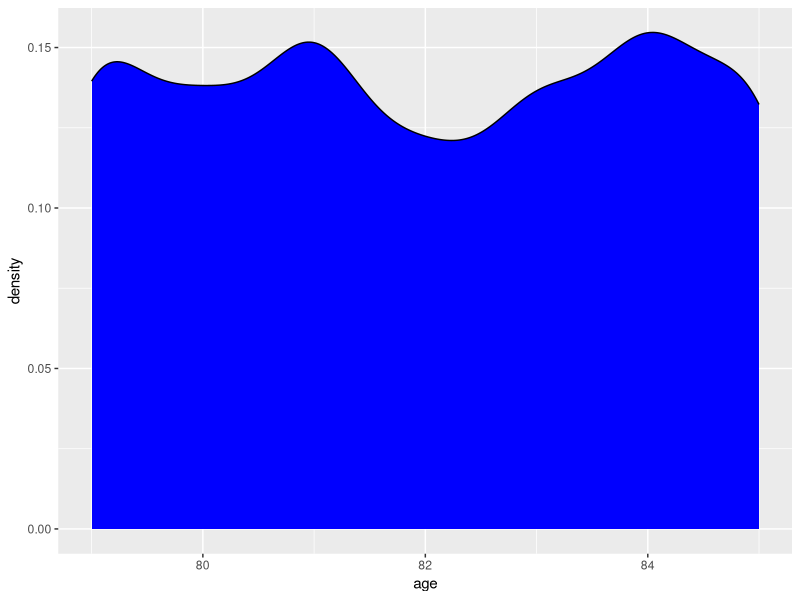
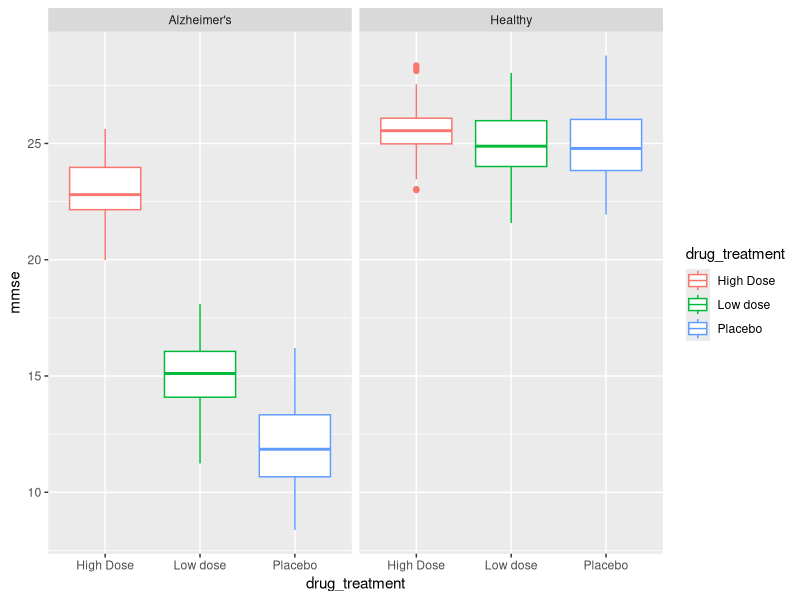
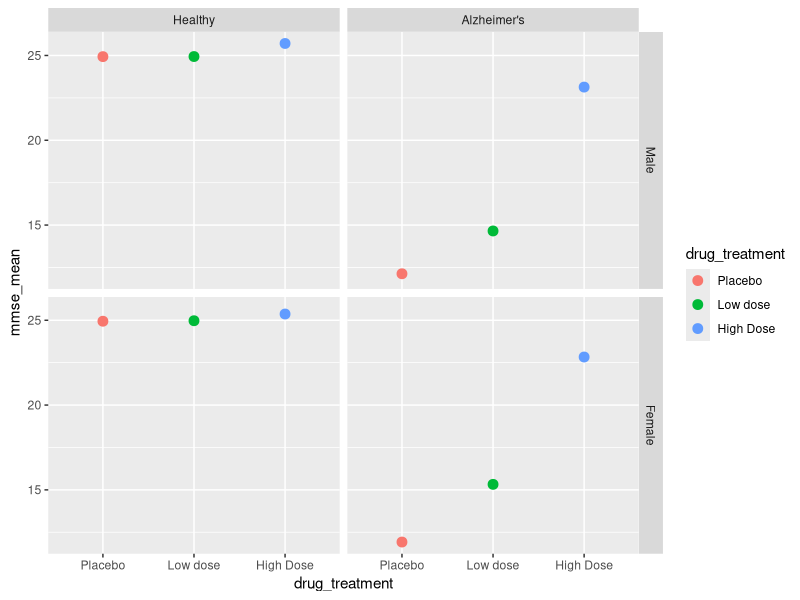
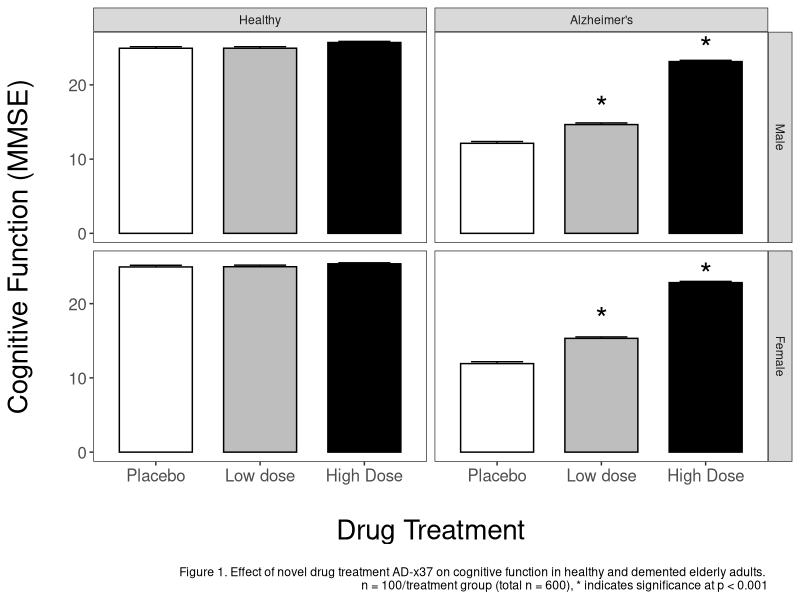
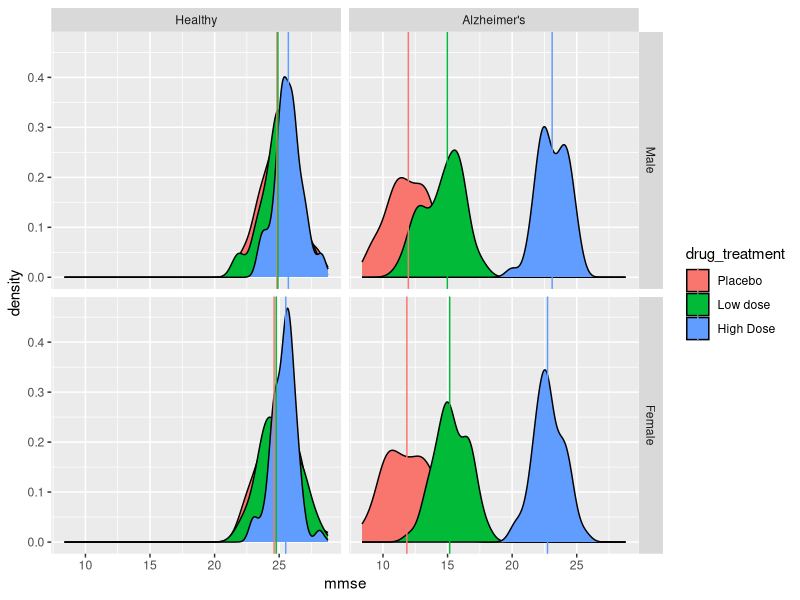
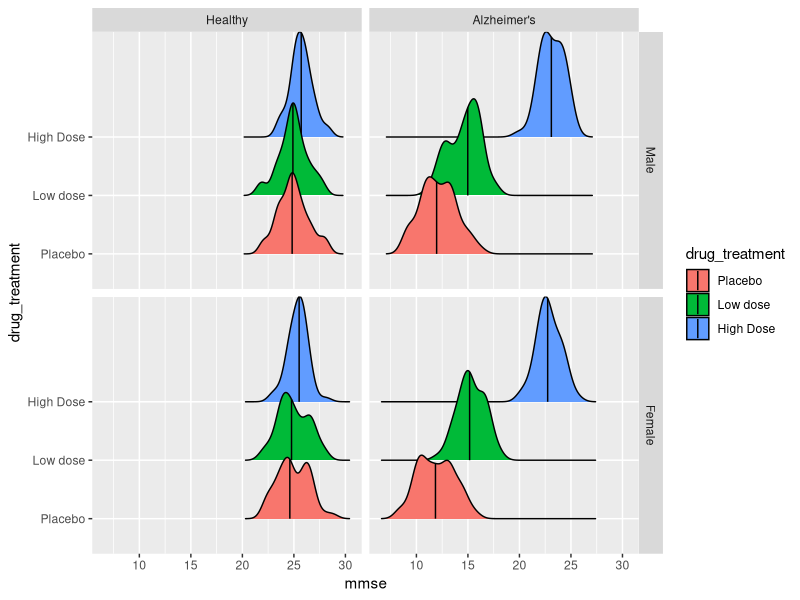

Write R code to recreate these figures, in order.
## ---- chunk 1
knitr::opts_chunk$set(echo = FALSE)
## ---- chunk 2
# Load libraries
library(tidyverse)
library(broom)
library(knitr)
library(readxl)
## ---- chunk 3
raw_df <- tibble::tribble(
                  ~age, ~sex, ~health_status, ~drug_treatment,            ~mmse,
                   80L,   0L,      "Healthy",       "Placebo", 24.7898757294475,
                   85L,   0L,      "Healthy",       "Placebo",  24.881922782358,
                   82L,   0L,      "Healthy",       "Placebo", 25.1090341667271,
                   80L,   0L,      "Healthy",       "Placebo", 24.9263624503099,
                   83L,   0L,      "Healthy",       "Placebo", 23.3884501324994,
                   79L,   0L,      "Healthy",       "Placebo", 24.1138958025632,
                   82L,   0L,      "Healthy",       "Placebo", 28.2032733410796,
                   79L,   0L,      "Healthy",       "Placebo", 26.9395881628318,
                   80L,   1L,      "Healthy",       "Placebo", 27.0740680559964,
                   79L,   0L,      "Healthy",       "Placebo", 24.4035043846296,
                   80L,   0L,      "Healthy",       "Placebo", 25.5046175020706,
                   79L,   1L,      "Healthy",       "Placebo", 26.1466531136342,
                   81L,   0L,      "Healthy",       "Placebo", 24.7708719059436,
                   83L,   1L,      "Healthy",       "Placebo", 24.4835505067031,
                   85L,   1L,      "Healthy",       "Placebo", 24.1827220668921,
                   81L,   0L,      "Healthy",       "Placebo", 27.6822377356971,
                   83L,   1L,      "Healthy",       "Placebo", 22.5995889631964,
                   85L,   0L,      "Healthy",       "Placebo", 23.4548294895484,
                   80L,   0L,      "Healthy",       "Placebo", 23.8560985601838,
                   80L,   1L,      "Healthy",       "Placebo", 24.7125730648372,
                   80L,   0L,      "Healthy",       "Placebo", 23.3000789137782,
                   85L,   0L,      "Healthy",       "Placebo", 25.5853814607848,
                   80L,   1L,      "Healthy",       "Placebo", 23.7800186466583,
                   83L,   0L,      "Healthy",       "Placebo", 23.6234248994184,
                   80L,   0L,      "Healthy",       "Placebo", 24.7783914598344,
                   82L,   0L,      "Healthy",       "Placebo", 25.2143474462921,
                   82L,   1L,      "Healthy",       "Placebo", 25.3450546677284,
                   84L,   0L,      "Healthy",       "Placebo", 26.2124554624955,
                   81L,   1L,      "Healthy",       "Placebo", 26.4934785988297,
                   81L,   1L,      "Healthy",       "Placebo", 27.8798504232144,
                   80L,   1L,      "Healthy",       "Placebo", 26.5740253414479,
                   82L,   1L,      "Healthy",       "Placebo", 24.5075841546988,
                   79L,   0L,      "Healthy",       "Placebo", 26.8790930136723,
                   81L,   1L,      "Healthy",       "Placebo", 23.7087076754018,
                   79L,   0L,      "Healthy",       "Placebo", 25.2969339238352,
                   84L,   0L,      "Healthy",       "Placebo", 25.0496368812432,
                   85L,   1L,      "Healthy",       "Placebo",  28.782618827845,
                   85L,   0L,      "Healthy",       "Placebo", 26.4585390201347,
                   82L,   0L,      "Healthy",       "Placebo", 24.2505061993126,
                   79L,   0L,      "Healthy",       "Placebo", 24.4250726938722,
                   85L,   0L,      "Healthy",       "Placebo", 23.6778820523577,
                   82L,   1L,      "Healthy",       "Placebo", 22.2928272644201,
                   85L,   1L,      "Healthy",       "Placebo", 23.3058611646072,
                   84L,   0L,      "Healthy",       "Placebo", 23.4909210268678,
                   84L,   1L,      "Healthy",       "Placebo", 22.1484156980334,
                   85L,   1L,      "Healthy",       "Placebo", 26.0128669421659,
                   79L,   0L,      "Healthy",       "Placebo", 24.5681960585279,
                   84L,   0L,      "Healthy",       "Placebo", 24.5332103751366,
                   80L,   1L,      "Healthy",       "Placebo", 26.7340456465974,
                   85L,   1L,      "Healthy",       "Placebo", 23.6578916879782,
                   83L,   0L,      "Healthy",       "Placebo", 22.3141993310651,
                   83L,   0L,      "Healthy",       "Placebo", 23.8421141215635,
                   82L,   0L,      "Healthy",       "Placebo", 25.7997587994896,
                   84L,   1L,      "Healthy",       "Placebo", 26.2677148193097,
                   80L,   1L,      "Healthy",       "Placebo", 24.5891353572652,
                   83L,   1L,      "Healthy",       "Placebo", 24.4900428706888,
                   83L,   0L,      "Healthy",       "Placebo", 25.0301549813202,
                   82L,   1L,      "Healthy",       "Placebo",  26.211991838037,
                   83L,   0L,      "Healthy",       "Placebo", 21.9403535204277,
                   81L,   1L,      "Healthy",       "Placebo", 26.0978728527968,
                   83L,   0L,      "Healthy",       "Placebo", 28.1133627120118,
                   84L,   0L,      "Healthy",       "Placebo", 22.0467192431737,
                   85L,   0L,      "Healthy",       "Placebo", 24.8301817903221,
                   85L,   1L,      "Healthy",       "Placebo",  24.606633902616,
                   80L,   0L,      "Healthy",       "Placebo",  26.244783068349,
                   83L,   0L,      "Healthy",       "Placebo",  25.885090969828,
                   80L,   0L,      "Healthy",       "Placebo", 23.3818937986046,
                   81L,   1L,      "Healthy",       "Placebo", 25.0598079418092,
                   79L,   0L,      "Healthy",       "Placebo", 26.5245393886272,
                   83L,   1L,      "Healthy",       "Placebo", 22.5467557037793,
                   84L,   0L,      "Healthy",       "Placebo", 27.7591856806797,
                   80L,   0L,      "Healthy",       "Placebo", 24.6511988774769,
                   79L,   0L,      "Healthy",       "Placebo", 22.9663322568317,
                   85L,   1L,      "Healthy",       "Placebo", 23.9998196854611,
                   85L,   1L,      "Healthy",       "Placebo", 24.9083843142131,
                   84L,   1L,      "Healthy",       "Placebo", 23.3357119930418,
                   82L,   0L,      "Healthy",       "Placebo",  24.634147823243,
                   79L,   1L,      "Healthy",       "Placebo", 24.6048836904884,
                   84L,   1L,      "Healthy",       "Placebo", 26.5691840491313,
                   85L,   1L,      "Healthy",       "Placebo",  26.254187069804,
                   83L,   0L,      "Healthy",       "Placebo", 22.9258671442738,
                   85L,   0L,      "Healthy",       "Placebo", 25.7546511367387,
                   79L,   1L,      "Healthy",       "Placebo", 26.0063838757291,
                   84L,   1L,      "Healthy",       "Placebo", 25.5883621108005,
                   85L,   1L,      "Healthy",       "Placebo", 24.5793849902452,
                   83L,   1L,      "Healthy",       "Placebo", 26.7948159548108,
                   82L,   1L,      "Healthy",       "Placebo", 24.3664165555196,
                   80L,   1L,      "Healthy",       "Placebo", 23.8186140635692,
                   79L,   1L,      "Healthy",       "Placebo", 23.1249254611195,
                   85L,   1L,      "Healthy",       "Placebo", 26.7776690649579,
                   79L,   1L,      "Healthy",       "Placebo", 25.7586315203948,
                   82L,   0L,      "Healthy",       "Placebo", 26.8551548727779,
                   81L,   0L,      "Healthy",       "Placebo", 25.7836951354077,
                   79L,   1L,      "Healthy",       "Placebo",  23.337104400067,
                   80L,   1L,      "Healthy",       "Placebo", 22.6185607675362,
                   79L,   1L,      "Healthy",       "Placebo", 23.9524751175957,
                   79L,   1L,      "Healthy",       "Placebo", 25.6307239254808,
                   83L,   0L,      "Healthy",       "Placebo", 25.5945305708496,
                   79L,   0L,      "Healthy",       "Placebo", 23.9838427257686,
                   81L,   0L,      "Healthy",       "Placebo", 25.1569810714692,
                   80L,   0L,      "Healthy",      "Low dose", 24.4802248226566,
                   79L,   0L,      "Healthy",      "Low dose", 27.3595116570684,
                   83L,   0L,      "Healthy",      "Low dose", 25.4072532606378,
                   85L,   1L,      "Healthy",      "Low dose", 23.6166448707275,
                   84L,   0L,      "Healthy",      "Low dose", 24.9042356478761,
                   79L,   0L,      "Healthy",      "Low dose", 24.1126599218866,
                   84L,   1L,      "Healthy",      "Low dose", 24.1998897774011,
                   84L,   1L,      "Healthy",      "Low dose", 25.7176129453105,
                   83L,   0L,      "Healthy",      "Low dose", 23.4661026369008,
                   81L,   0L,      "Healthy",      "Low dose", 23.9676381034556,
                   81L,   0L,      "Healthy",      "Low dose", 23.0655883801098,
                   81L,   0L,      "Healthy",      "Low dose", 25.1098463904274,
                   84L,   1L,      "Healthy",      "Low dose", 26.7038573158724,
                   80L,   0L,      "Healthy",      "Low dose", 23.8273801929302,
                   84L,   1L,      "Healthy",      "Low dose", 25.1675867045153,
                   83L,   1L,      "Healthy",      "Low dose", 26.6657505104138,
                   83L,   0L,      "Healthy",      "Low dose", 24.3033453578196,
                   84L,   0L,      "Healthy",      "Low dose", 24.8109450226496,
                   84L,   0L,      "Healthy",      "Low dose", 24.4325971751144,
                   81L,   1L,      "Healthy",      "Low dose", 23.9551397976599,
                   85L,   0L,      "Healthy",      "Low dose", 23.1061907585473,
                   79L,   1L,      "Healthy",      "Low dose", 24.6670870205438,
                   80L,   0L,      "Healthy",      "Low dose", 25.6658698733775,
                   85L,   0L,      "Healthy",      "Low dose", 24.9255871071137,
                   81L,   1L,      "Healthy",      "Low dose", 25.6387757186882,
                   81L,   1L,      "Healthy",      "Low dose", 24.7699866547934,
                   85L,   0L,      "Healthy",      "Low dose", 25.1600928700339,
                   84L,   0L,      "Healthy",      "Low dose", 26.8463796405324,
                   81L,   0L,      "Healthy",      "Low dose", 24.9245972277626,
                   82L,   0L,      "Healthy",      "Low dose", 23.6539934026344,
                   85L,   1L,      "Healthy",      "Low dose", 26.8102867339818,
                   79L,   1L,      "Healthy",      "Low dose", 27.8809152744109,
                   83L,   1L,      "Healthy",      "Low dose", 21.9155786752128,
                   84L,   1L,      "Healthy",      "Low dose", 25.7190166317773,
                   81L,   0L,      "Healthy",      "Low dose", 25.3627623760472,
                   81L,   1L,      "Healthy",      "Low dose", 23.8051499342003,
                   79L,   1L,      "Healthy",      "Low dose", 27.3349874835142,
                   85L,   1L,      "Healthy",      "Low dose", 28.0367432830347,
                   79L,   1L,      "Healthy",      "Low dose", 24.2481415332684,
                   80L,   0L,      "Healthy",      "Low dose", 25.5936711325823,
                   81L,   1L,      "Healthy",      "Low dose", 24.7444933709512,
                   81L,   0L,      "Healthy",      "Low dose", 25.2558455679549,
                   80L,   0L,      "Healthy",      "Low dose", 27.6706747426748,
                   79L,   1L,      "Healthy",      "Low dose",  25.842379285117,
                   80L,   1L,      "Healthy",      "Low dose", 26.7249642120611,
                   83L,   0L,      "Healthy",      "Low dose", 24.8670532744864,
                   80L,   0L,      "Healthy",      "Low dose", 25.3441487613768,
                   79L,   1L,      "Healthy",      "Low dose",  25.990097245618,
                   83L,   0L,      "Healthy",      "Low dose", 24.9799640312079,
                   83L,   0L,      "Healthy",      "Low dose", 23.4408499332861,
                   84L,   0L,      "Healthy",      "Low dose",  26.443728041226,
                   84L,   0L,      "Healthy",      "Low dose", 23.1153438115251,
                   83L,   1L,      "Healthy",      "Low dose", 24.2212521425528,
                   79L,   0L,      "Healthy",      "Low dose", 24.8341875442428,
                   80L,   1L,      "Healthy",      "Low dose", 26.3497017748336,
                   81L,   0L,      "Healthy",      "Low dose", 24.7634590410982,
                   79L,   1L,      "Healthy",      "Low dose", 23.4188875332863,
                   85L,   1L,      "Healthy",      "Low dose", 26.6868054519399,
                   81L,   1L,      "Healthy",      "Low dose", 23.7718280031959,
                   81L,   0L,      "Healthy",      "Low dose", 26.9007213566948,
                   79L,   1L,      "Healthy",      "Low dose", 22.6302886025151,
                   85L,   0L,      "Healthy",      "Low dose",  24.530721589078,
                   85L,   0L,      "Healthy",      "Low dose", 24.1947917765611,
                   85L,   1L,      "Healthy",      "Low dose", 26.4565715911481,
                   85L,   0L,      "Healthy",      "Low dose", 21.9359797610671,
                   79L,   1L,      "Healthy",      "Low dose", 25.3427055323056,
                   84L,   1L,      "Healthy",      "Low dose", 27.3508317228093,
                   84L,   0L,      "Healthy",      "Low dose", 25.7185698214763,
                   81L,   1L,      "Healthy",      "Low dose", 26.7297787480658,
                   83L,   1L,      "Healthy",      "Low dose", 23.2541920770406,
                   84L,   1L,      "Healthy",      "Low dose", 22.7407430903204,
                   83L,   1L,      "Healthy",      "Low dose", 24.0822440965366,
                   80L,   0L,      "Healthy",      "Low dose", 24.8992582060998,
                   81L,   1L,      "Healthy",      "Low dose", 23.7706319012994,
                   81L,   0L,      "Healthy",      "Low dose", 26.4378745585203,
                   81L,   1L,      "Healthy",      "Low dose", 26.4209238931333,
                   81L,   0L,      "Healthy",      "Low dose", 27.2102809903853,
                   82L,   1L,      "Healthy",      "Low dose", 23.2719649160955,
                   82L,   0L,      "Healthy",      "Low dose", 22.0132612335746,
                   84L,   0L,      "Healthy",      "Low dose", 25.3836009599068,
                   84L,   1L,      "Healthy",      "Low dose", 24.8998159665431,
                   81L,   1L,      "Healthy",      "Low dose", 24.1393043363011,
                   82L,   1L,      "Healthy",      "Low dose", 25.0520654854364,
                   81L,   1L,      "Healthy",      "Low dose", 24.4219898110364,
                   82L,   0L,      "Healthy",      "Low dose", 24.8616812196288,
                   79L,   1L,      "Healthy",      "Low dose", 24.7120005509269,
                   84L,   1L,      "Healthy",      "Low dose", 25.0987221241543,
                   82L,   0L,      "Healthy",      "Low dose", 21.5779108863454,
                   81L,   1L,      "Healthy",      "Low dose", 23.7202084472045,
                   81L,   1L,      "Healthy",      "Low dose", 22.1873931992195,
                   85L,   0L,      "Healthy",      "Low dose", 26.0816996386275,
                   84L,   0L,      "Healthy",      "Low dose", 25.9774005324249,
                   80L,   0L,      "Healthy",      "Low dose",  25.996139718667,
                   84L,   1L,      "Healthy",      "Low dose", 23.7454656878933,
                   85L,   1L,      "Healthy",      "Low dose", 24.2261527051798,
                   84L,   0L,      "Healthy",      "Low dose", 24.0228898738458,
                   80L,   0L,      "Healthy",      "Low dose", 24.5794984424005,
                   85L,   0L,      "Healthy",      "Low dose", 27.9551428159219,
                   79L,   1L,      "Healthy",      "Low dose", 24.7780711278632,
                   83L,   0L,      "Healthy",      "Low dose", 26.3336764200086,
                   85L,   1L,      "Healthy",     "High Dose", 25.4646315521493,
                   82L,   1L,      "Healthy",     "High Dose", 25.5284270856986,
                   84L,   0L,      "Healthy",     "High Dose", 26.0597871670414,
                   79L,   1L,      "Healthy",     "High Dose", 25.8284016651515,
                   80L,   1L,      "Healthy",     "High Dose", 25.7889864903757,
                   80L,   1L,      "Healthy",     "High Dose", 25.6971593022457,
                   81L,   0L,      "Healthy",     "High Dose", 25.8791205421019,
                   81L,   0L,      "Healthy",     "High Dose", 23.8624955057273,
                   80L,   0L,      "Healthy",     "High Dose", 25.3343276198956,
                   84L,   1L,      "Healthy",     "High Dose", 25.8477491126928,
                   80L,   1L,      "Healthy",     "High Dose", 25.1860993143064,
                   83L,   1L,      "Healthy",     "High Dose", 26.6508335853681,
                   85L,   0L,      "Healthy",     "High Dose", 25.1078795497226,
                   83L,   1L,      "Healthy",     "High Dose", 23.7470563306697,
                   80L,   0L,      "Healthy",     "High Dose", 24.8296396303433,
                   83L,   0L,      "Healthy",     "High Dose", 25.3327239209413,
                   79L,   0L,      "Healthy",     "High Dose", 27.0449492550876,
                   83L,   0L,      "Healthy",     "High Dose", 28.3538969211117,
                   80L,   1L,      "Healthy",     "High Dose", 26.0448873270272,
                   83L,   1L,      "Healthy",     "High Dose", 24.7173329492901,
                   85L,   0L,      "Healthy",     "High Dose", 26.9104559694507,
                   82L,   1L,      "Healthy",     "High Dose", 24.5063033260117,
                   85L,   1L,      "Healthy",     "High Dose", 25.5091384454546,
                   84L,   1L,      "Healthy",     "High Dose", 25.5694403137363,
                   81L,   0L,      "Healthy",     "High Dose", 24.6657878133788,
                   83L,   0L,      "Healthy",     "High Dose",  26.761420584346,
                   79L,   0L,      "Healthy",     "High Dose", 25.7102917497303,
                   81L,   0L,      "Healthy",     "High Dose",  24.410776952058,
                   82L,   1L,      "Healthy",     "High Dose", 26.4225664996526,
                   81L,   0L,      "Healthy",     "High Dose", 26.0261626825361,
                   82L,   0L,      "Healthy",     "High Dose", 27.5479309872398,
                   84L,   0L,      "Healthy",     "High Dose", 26.1428655894653,
                   84L,   0L,      "Healthy",     "High Dose", 25.0309338987604,
                   79L,   0L,      "Healthy",     "High Dose", 25.7480943382588,
                   79L,   1L,      "Healthy",     "High Dose", 24.9417120753419,
                   82L,   1L,      "Healthy",     "High Dose", 26.2478165344628,
                   80L,   0L,      "Healthy",     "High Dose", 26.0504791314699,
                   84L,   1L,      "Healthy",     "High Dose", 23.9422448489453,
                   83L,   1L,      "Healthy",     "High Dose", 24.3760784723559,
                   83L,   0L,      "Healthy",     "High Dose", 25.7401033047636,
                   81L,   1L,      "Healthy",     "High Dose", 25.9081174062964,
                   84L,   1L,      "Healthy",     "High Dose", 25.8416752497488,
                   80L,   0L,      "Healthy",     "High Dose", 23.8144496700492,
                   85L,   0L,      "Healthy",     "High Dose", 25.8552459411754,
                   80L,   0L,      "Healthy",     "High Dose", 27.3045314590082,
                   80L,   0L,      "Healthy",     "High Dose", 25.3811496550686,
                   81L,   1L,      "Healthy",     "High Dose", 28.1188598068334,
                   81L,   1L,      "Healthy",     "High Dose", 25.1381967594181,
                   85L,   0L,      "Healthy",     "High Dose", 25.4487663983509,
                   82L,   0L,      "Healthy",     "High Dose", 24.2822611292851,
                   82L,   1L,      "Healthy",     "High Dose", 25.2821659746866,
                   85L,   0L,      "Healthy",     "High Dose", 26.0217240252471,
                   83L,   0L,      "Healthy",     "High Dose",  23.627544670518,
                   82L,   1L,      "Healthy",     "High Dose", 22.9948984882083,
                   79L,   1L,      "Healthy",     "High Dose", 26.9045702342337,
                   84L,   1L,      "Healthy",     "High Dose", 24.6756193190608,
                   84L,   1L,      "Healthy",     "High Dose", 24.8388415750255,
                   84L,   1L,      "Healthy",     "High Dose", 23.0352013909915,
                   85L,   1L,      "Healthy",     "High Dose", 26.3766850720221,
                   84L,   1L,      "Healthy",     "High Dose", 26.4656999494872,
                   79L,   1L,      "Healthy",     "High Dose", 25.7088745399292,
                   83L,   0L,      "Healthy",     "High Dose", 26.9985757268282,
                   81L,   0L,      "Healthy",     "High Dose", 25.3388167781884,
                   84L,   0L,      "Healthy",     "High Dose", 23.4582724998322,
                   83L,   0L,      "Healthy",     "High Dose", 24.9963038150614,
                   82L,   0L,      "Healthy",     "High Dose", 26.4602070356662,
                   85L,   0L,      "Healthy",     "High Dose", 24.7580198150046,
                   83L,   0L,      "Healthy",     "High Dose", 26.2099733538293,
                   85L,   0L,      "Healthy",     "High Dose", 25.0187394047009,
                   79L,   0L,      "Healthy",     "High Dose", 25.0132113024973,
                   79L,   1L,      "Healthy",     "High Dose", 24.5290940740823,
                   81L,   0L,      "Healthy",     "High Dose", 28.2065377800899,
                   80L,   1L,      "Healthy",     "High Dose", 25.6260936884467,
                   81L,   0L,      "Healthy",     "High Dose", 26.1559931897684,
                   81L,   1L,      "Healthy",     "High Dose", 26.2793275497539,
                   84L,   1L,      "Healthy",     "High Dose", 24.4996098659022,
                   85L,   0L,      "Healthy",     "High Dose", 25.2358421827488,
                   81L,   1L,      "Healthy",     "High Dose",  24.435115365184,
                   85L,   0L,      "Healthy",     "High Dose",  25.372791685831,
                   84L,   1L,      "Healthy",     "High Dose", 25.9678659358166,
                   82L,   0L,      "Healthy",     "High Dose", 25.3862549254236,
                   83L,   0L,      "Healthy",     "High Dose", 26.7790695462656,
                   80L,   1L,      "Healthy",     "High Dose", 25.3337481142791,
                   81L,   0L,      "Healthy",     "High Dose", 26.3396689312146,
                   85L,   1L,      "Healthy",     "High Dose", 24.6539074534413,
                   85L,   1L,      "Healthy",     "High Dose", 24.7907091596141,
                   81L,   1L,      "Healthy",     "High Dose", 25.8032238887122,
                   80L,   0L,      "Healthy",     "High Dose", 26.0658091713561,
                   85L,   0L,      "Healthy",     "High Dose",  26.184065186992,
                   82L,   1L,      "Healthy",     "High Dose", 25.4095780110815,
                   83L,   1L,      "Healthy",     "High Dose", 25.2935031865245,
                   80L,   1L,      "Healthy",     "High Dose", 25.1190659503014,
                   83L,   1L,      "Healthy",     "High Dose", 26.1835301792698,
                   79L,   0L,      "Healthy",     "High Dose", 25.6719792660693,
                   83L,   1L,      "Healthy",     "High Dose",  25.684803635032,
                   81L,   0L,      "Healthy",     "High Dose", 25.3307095851116,
                   83L,   1L,      "Healthy",     "High Dose", 24.4993891205437,
                   80L,   0L,      "Healthy",     "High Dose", 25.1941159893443,
                   81L,   0L,      "Healthy",     "High Dose", 26.6512333093915,
                   81L,   1L,      "Healthy",     "High Dose", 25.6121693954224,
                   79L,   0L,  "Alzheimer's",       "Placebo", 10.2268563650679,
                   79L,   1L,  "Alzheimer's",       "Placebo", 14.2897196826213,
                   79L,   0L,  "Alzheimer's",       "Placebo", 10.8443056546738,
                   83L,   0L,  "Alzheimer's",       "Placebo", 13.3097825919758,
                   80L,   1L,  "Alzheimer's",       "Placebo", 12.7911574661162,
                   84L,   1L,  "Alzheimer's",       "Placebo", 11.7046909451228,
                   83L,   0L,  "Alzheimer's",       "Placebo", 9.21322124400476,
                   79L,   1L,  "Alzheimer's",       "Placebo", 10.3673152057746,
                   83L,   1L,  "Alzheimer's",       "Placebo", 8.53665936375875,
                   84L,   0L,  "Alzheimer's",       "Placebo", 10.6416331058908,
                   81L,   0L,  "Alzheimer's",       "Placebo", 14.0480804108031,
                   79L,   1L,  "Alzheimer's",       "Placebo", 9.87202004843289,
                   79L,   0L,  "Alzheimer's",       "Placebo", 13.0300135953075,
                   80L,   0L,  "Alzheimer's",       "Placebo", 12.3378429707862,
                   83L,   1L,  "Alzheimer's",       "Placebo", 12.3609834728902,
                   85L,   1L,  "Alzheimer's",       "Placebo", 10.1634931015185,
                   82L,   0L,  "Alzheimer's",       "Placebo", 12.3474499253411,
                   79L,   0L,  "Alzheimer's",       "Placebo", 10.8508077662913,
                   79L,   1L,  "Alzheimer's",       "Placebo", 10.0588291845122,
                   82L,   1L,  "Alzheimer's",       "Placebo", 14.6146438779792,
                   83L,   0L,  "Alzheimer's",       "Placebo", 12.6976059357582,
                   85L,   0L,  "Alzheimer's",       "Placebo", 13.3476311027003,
                   81L,   0L,  "Alzheimer's",       "Placebo", 9.09100194580395,
                   80L,   0L,  "Alzheimer's",       "Placebo", 11.8307261198643,
                   85L,   1L,  "Alzheimer's",       "Placebo", 8.37578058116425,
                   82L,   0L,  "Alzheimer's",       "Placebo", 14.9811616062093,
                   80L,   0L,  "Alzheimer's",       "Placebo", 9.58561315295987,
                   85L,   0L,  "Alzheimer's",       "Placebo", 10.8511696045819,
                   84L,   1L,  "Alzheimer's",       "Placebo", 14.4727379024376,
                   80L,   1L,  "Alzheimer's",       "Placebo", 9.68165648625826,
                   83L,   0L,  "Alzheimer's",       "Placebo", 10.8777822701905,
                   80L,   0L,  "Alzheimer's",       "Placebo", 13.4223451522919,
                   81L,   0L,  "Alzheimer's",       "Placebo", 11.5468883581443,
                   83L,   0L,  "Alzheimer's",       "Placebo", 13.4303039610646,
                   84L,   1L,  "Alzheimer's",       "Placebo", 11.8589868895767,
                   83L,   1L,  "Alzheimer's",       "Placebo", 13.0402830352955,
                   81L,   1L,  "Alzheimer's",       "Placebo", 13.1343461555263,
                   85L,   0L,  "Alzheimer's",       "Placebo", 10.5629697582749,
                   84L,   1L,  "Alzheimer's",       "Placebo", 11.9278366161942,
                   85L,   1L,  "Alzheimer's",       "Placebo", 11.3153151599533,
                   81L,   1L,  "Alzheimer's",       "Placebo", 10.7962485974508,
                   85L,   1L,  "Alzheimer's",       "Placebo", 9.51925266751026,
                   84L,   0L,  "Alzheimer's",       "Placebo", 12.6706261689513,
                   79L,   1L,  "Alzheimer's",       "Placebo", 14.5463772107981,
                   81L,   0L,  "Alzheimer's",       "Placebo", 11.7538511117587,
                   83L,   0L,  "Alzheimer's",       "Placebo", 13.5130416461136,
                   79L,   0L,  "Alzheimer's",       "Placebo", 11.5485395840509,
                   83L,   1L,  "Alzheimer's",       "Placebo", 13.2010952502924,
                   82L,   1L,  "Alzheimer's",       "Placebo", 11.0200346053197,
                   81L,   0L,  "Alzheimer's",       "Placebo", 8.91408469576153,
                   79L,   0L,  "Alzheimer's",       "Placebo", 9.24217745164547,
                   79L,   1L,  "Alzheimer's",       "Placebo", 14.0368107436432,
                   79L,   1L,  "Alzheimer's",       "Placebo", 15.7286958028927,
                   85L,   1L,  "Alzheimer's",       "Placebo", 13.4652954585503,
                   80L,   0L,  "Alzheimer's",       "Placebo", 10.5800827360915,
                   79L,   1L,  "Alzheimer's",       "Placebo", 13.5846271649194,
                   84L,   0L,  "Alzheimer's",       "Placebo", 13.3621862536505,
                   79L,   1L,  "Alzheimer's",       "Placebo", 11.0675140053905,
                   80L,   0L,  "Alzheimer's",       "Placebo", 13.3277466065022,
                   79L,   1L,  "Alzheimer's",       "Placebo", 14.0219545002467,
                   83L,   0L,  "Alzheimer's",       "Placebo", 14.0260911039752,
                   82L,   0L,  "Alzheimer's",       "Placebo", 14.4364827176952,
                   81L,   1L,  "Alzheimer's",       "Placebo", 9.56120641419123,
                   81L,   1L,  "Alzheimer's",       "Placebo",  11.839576452431,
                   81L,   0L,  "Alzheimer's",       "Placebo", 11.3027079769874,
                   79L,   1L,  "Alzheimer's",       "Placebo", 12.9660988910321,
                   81L,   1L,  "Alzheimer's",       "Placebo", 11.6717089591045,
                   82L,   0L,  "Alzheimer's",       "Placebo", 11.0562635408654,
                   83L,   1L,  "Alzheimer's",       "Placebo", 13.2058305473162,
                   83L,   1L,  "Alzheimer's",       "Placebo", 11.4378041250758,
                   85L,   0L,  "Alzheimer's",       "Placebo", 16.1980530825783,
                   81L,   1L,  "Alzheimer's",       "Placebo", 11.1428162846425,
                   80L,   1L,  "Alzheimer's",       "Placebo", 10.5722636371372,
                   84L,   1L,  "Alzheimer's",       "Placebo", 10.2760098952179,
                   83L,   0L,  "Alzheimer's",       "Placebo", 11.7949551085296,
                   79L,   0L,  "Alzheimer's",       "Placebo",  10.673188156585,
                   81L,   1L,  "Alzheimer's",       "Placebo",  12.728799539486,
                   79L,   1L,  "Alzheimer's",       "Placebo",  12.951314538092,
                   80L,   0L,  "Alzheimer's",       "Placebo", 9.69895976210067,
                   84L,   0L,  "Alzheimer's",       "Placebo", 13.4397623178198,
                   84L,   1L,  "Alzheimer's",       "Placebo", 12.2376383160514,
                   82L,   1L,  "Alzheimer's",       "Placebo", 10.1783114127726,
                   81L,   0L,  "Alzheimer's",       "Placebo", 15.3462902885033,
                   85L,   1L,  "Alzheimer's",       "Placebo", 15.0714886099309,
                   80L,   1L,  "Alzheimer's",       "Placebo", 10.3598561540553,
                   85L,   1L,  "Alzheimer's",       "Placebo", 12.1942350582678,
                   81L,   1L,  "Alzheimer's",       "Placebo", 10.4931397396818,
                   79L,   0L,  "Alzheimer's",       "Placebo", 13.3170911636645,
                   83L,   1L,  "Alzheimer's",       "Placebo", 13.3408709919908,
                   79L,   0L,  "Alzheimer's",       "Placebo", 12.3981337902761,
                   79L,   0L,  "Alzheimer's",       "Placebo", 15.2890033081226,
                   84L,   0L,  "Alzheimer's",       "Placebo", 11.8337985600715,
                   83L,   1L,  "Alzheimer's",       "Placebo", 10.4688722688006,
                   84L,   0L,  "Alzheimer's",       "Placebo", 11.5468043173616,
                   79L,   0L,  "Alzheimer's",       "Placebo", 12.9573367068575,
                   81L,   0L,  "Alzheimer's",       "Placebo", 12.4278200355294,
                   80L,   0L,  "Alzheimer's",       "Placebo", 11.2789447575241,
                   85L,   0L,  "Alzheimer's",       "Placebo", 14.6361502759343,
                   80L,   0L,  "Alzheimer's",       "Placebo", 10.9099345772977,
                   81L,   0L,  "Alzheimer's",       "Placebo", 12.0914873533949,
                   85L,   1L,  "Alzheimer's",      "Low dose", 15.9063448566942,
                   82L,   1L,  "Alzheimer's",      "Low dose", 15.3197931642314,
                   84L,   1L,  "Alzheimer's",      "Low dose",  12.098204789549,
                   81L,   0L,  "Alzheimer's",      "Low dose", 14.7165005221129,
                   81L,   1L,  "Alzheimer's",      "Low dose", 14.8208430903797,
                   82L,   0L,  "Alzheimer's",      "Low dose", 13.0800303228114,
                   85L,   0L,  "Alzheimer's",      "Low dose", 13.0301263038836,
                   81L,   1L,  "Alzheimer's",      "Low dose", 17.6944187992856,
                   79L,   0L,  "Alzheimer's",      "Low dose", 16.2172414616705,
                   79L,   1L,  "Alzheimer's",      "Low dose", 15.8378628411152,
                   79L,   0L,  "Alzheimer's",      "Low dose", 15.2295155063792,
                   85L,   0L,  "Alzheimer's",      "Low dose", 12.5465840873748,
                   85L,   1L,  "Alzheimer's",      "Low dose", 15.0038047587915,
                   83L,   1L,  "Alzheimer's",      "Low dose", 15.0826658837796,
                   82L,   0L,  "Alzheimer's",      "Low dose", 14.9841121177045,
                   81L,   1L,  "Alzheimer's",      "Low dose",  14.171503433512,
                   84L,   0L,  "Alzheimer's",      "Low dose", 14.4286194377352,
                   82L,   0L,  "Alzheimer's",      "Low dose", 15.1291100639471,
                   79L,   0L,  "Alzheimer's",      "Low dose", 12.5615526988322,
                   80L,   1L,  "Alzheimer's",      "Low dose", 15.0865919776599,
                   79L,   1L,  "Alzheimer's",      "Low dose", 16.8359647222701,
                   83L,   0L,  "Alzheimer's",      "Low dose", 16.0774573397627,
                   82L,   1L,  "Alzheimer's",      "Low dose", 18.0888348694038,
                   81L,   1L,  "Alzheimer's",      "Low dose", 13.8228928545007,
                   82L,   1L,  "Alzheimer's",      "Low dose", 15.5838135620749,
                   85L,   1L,  "Alzheimer's",      "Low dose",  16.611466071098,
                   81L,   0L,  "Alzheimer's",      "Low dose", 14.0928296150788,
                   80L,   0L,  "Alzheimer's",      "Low dose", 14.5523818958715,
                   82L,   0L,  "Alzheimer's",      "Low dose", 13.7724999457886,
                   80L,   0L,  "Alzheimer's",      "Low dose",  12.045266781094,
                   79L,   0L,  "Alzheimer's",      "Low dose", 17.5576082204938,
                   85L,   1L,  "Alzheimer's",      "Low dose", 14.6578044034531,
                   84L,   0L,  "Alzheimer's",      "Low dose", 12.4944125549822,
                   81L,   0L,  "Alzheimer's",      "Low dose", 16.3100332773634,
                   80L,   1L,  "Alzheimer's",      "Low dose", 13.2569160140889,
                   84L,   1L,  "Alzheimer's",      "Low dose", 15.3913332765747,
                   83L,   0L,  "Alzheimer's",      "Low dose", 13.1104956505568,
                   82L,   1L,  "Alzheimer's",      "Low dose", 15.6712410990337,
                   79L,   1L,  "Alzheimer's",      "Low dose", 16.9020278081221,
                   82L,   1L,  "Alzheimer's",      "Low dose", 16.3746167020591,
                   79L,   0L,  "Alzheimer's",      "Low dose",  12.928991499164,
                   83L,   1L,  "Alzheimer's",      "Low dose", 15.1646111096932,
                   79L,   1L,  "Alzheimer's",      "Low dose",  13.952501212397,
                   84L,   0L,  "Alzheimer's",      "Low dose", 13.7412245549625,
                   81L,   0L,  "Alzheimer's",      "Low dose", 15.2234303601677,
                   85L,   0L,  "Alzheimer's",      "Low dose", 15.7425583306262,
                   80L,   0L,  "Alzheimer's",      "Low dose", 15.9631216682998,
                   82L,   1L,  "Alzheimer's",      "Low dose", 15.1557843376377,
                   83L,   0L,  "Alzheimer's",      "Low dose", 12.7085477574281,
                   80L,   1L,  "Alzheimer's",      "Low dose", 13.3091192216548,
                   79L,   0L,  "Alzheimer's",      "Low dose", 14.3259286542437,
                   84L,   1L,  "Alzheimer's",      "Low dose", 16.8060608088285,
                   81L,   0L,  "Alzheimer's",      "Low dose", 14.9550890792697,
                   85L,   0L,  "Alzheimer's",      "Low dose", 17.5823388702108,
                   84L,   1L,  "Alzheimer's",      "Low dose", 16.8090813964733,
                   81L,   0L,  "Alzheimer's",      "Low dose",  15.822382371265,
                   85L,   1L,  "Alzheimer's",      "Low dose",   13.76092761866,
                   84L,   1L,  "Alzheimer's",      "Low dose", 13.3183437853848,
                   85L,   1L,  "Alzheimer's",      "Low dose", 17.3260662382276,
                   83L,   0L,  "Alzheimer's",      "Low dose", 12.2665836145142,
                   79L,   0L,  "Alzheimer's",      "Low dose", 16.3988680384238,
                   82L,   0L,  "Alzheimer's",      "Low dose", 13.5003761487629,
                   79L,   0L,  "Alzheimer's",      "Low dose", 15.8892266896037,
                   84L,   1L,  "Alzheimer's",      "Low dose", 14.0681168774568,
                   82L,   0L,  "Alzheimer's",      "Low dose", 14.4039026251726,
                   81L,   1L,  "Alzheimer's",      "Low dose",  15.448875990698,
                   83L,   1L,  "Alzheimer's",      "Low dose", 14.7044912217238,
                   82L,   0L,  "Alzheimer's",      "Low dose", 15.7361336164487,
                   84L,   1L,  "Alzheimer's",      "Low dose", 15.0544985205221,
                   81L,   1L,  "Alzheimer's",      "Low dose",  17.088498384347,
                   79L,   1L,  "Alzheimer's",      "Low dose", 16.8859813367409,
                   84L,   1L,  "Alzheimer's",      "Low dose", 14.5052178332735,
                   84L,   1L,  "Alzheimer's",      "Low dose", 14.3042720042097,
                   84L,   0L,  "Alzheimer's",      "Low dose", 12.6940537993722,
                   84L,   0L,  "Alzheimer's",      "Low dose", 15.4279248040515,
                   80L,   1L,  "Alzheimer's",      "Low dose", 16.2688873768386,
                   83L,   0L,  "Alzheimer's",      "Low dose", 16.1050032587443,
                   82L,   1L,  "Alzheimer's",      "Low dose", 16.4054057502943,
                   79L,   1L,  "Alzheimer's",      "Low dose", 14.6565893648244,
                   83L,   0L,  "Alzheimer's",      "Low dose", 16.2002049955766,
                   80L,   1L,  "Alzheimer's",      "Low dose", 14.8615016441656,
                   85L,   1L,  "Alzheimer's",      "Low dose", 16.4444170835241,
                   83L,   0L,  "Alzheimer's",      "Low dose", 14.5845027351753,
                   82L,   1L,  "Alzheimer's",      "Low dose", 14.7173372082523,
                   82L,   0L,  "Alzheimer's",      "Low dose", 11.8535959017103,
                   85L,   0L,  "Alzheimer's",      "Low dose", 15.2252365619148,
                   84L,   0L,  "Alzheimer's",      "Low dose", 15.7525174515606,
                   85L,   0L,  "Alzheimer's",      "Low dose", 16.8983195698919,
                   82L,   0L,  "Alzheimer's",      "Low dose",  16.050434827982,
                   80L,   1L,  "Alzheimer's",      "Low dose", 13.2273754611913,
                   82L,   0L,  "Alzheimer's",      "Low dose", 11.2376847036449,
                   80L,   0L,  "Alzheimer's",      "Low dose", 15.5960467571243,
                   79L,   0L,  "Alzheimer's",      "Low dose", 16.0208903802239,
                   80L,   1L,  "Alzheimer's",      "Low dose", 15.1776633398342,
                   82L,   0L,  "Alzheimer's",      "Low dose", 15.2175509223564,
                   85L,   1L,  "Alzheimer's",      "Low dose", 16.6048258367578,
                   80L,   0L,  "Alzheimer's",      "Low dose", 14.9934569341004,
                   81L,   1L,  "Alzheimer's",      "Low dose", 14.3010324918845,
                   82L,   1L,  "Alzheimer's",      "Low dose", 16.3199876528307,
                   84L,   0L,  "Alzheimer's",      "Low dose", 14.2772776503259,
                   79L,   0L,  "Alzheimer's",     "High Dose", 23.6919407873457,
                   85L,   0L,  "Alzheimer's",     "High Dose", 24.6622361532688,
                   79L,   0L,  "Alzheimer's",     "High Dose", 24.3603330720428,
                   81L,   0L,  "Alzheimer's",     "High Dose", 23.2059763438332,
                   80L,   0L,  "Alzheimer's",     "High Dose", 22.5947077300197,
                   84L,   0L,  "Alzheimer's",     "High Dose", 22.5381957568855,
                   85L,   0L,  "Alzheimer's",     "High Dose", 22.5304554122677,
                   79L,   1L,  "Alzheimer's",     "High Dose", 22.7907260977064,
                   85L,   1L,  "Alzheimer's",     "High Dose", 22.5949657554603,
                   84L,   0L,  "Alzheimer's",     "High Dose", 22.6142273299102,
                   85L,   0L,  "Alzheimer's",     "High Dose", 24.6234777088531,
                   81L,   1L,  "Alzheimer's",     "High Dose", 23.4967875704956,
                   83L,   0L,  "Alzheimer's",     "High Dose", 22.4594994479631,
                   82L,   1L,  "Alzheimer's",     "High Dose", 22.7449103886938,
                   79L,   0L,  "Alzheimer's",     "High Dose", 24.1681746208085,
                   81L,   1L,  "Alzheimer's",     "High Dose", 23.6981723349166,
                   83L,   1L,  "Alzheimer's",     "High Dose",  22.125646080018,
                   82L,   0L,  "Alzheimer's",     "High Dose",  22.075898811845,
                   82L,   1L,  "Alzheimer's",     "High Dose", 23.8168577464054,
                   85L,   1L,  "Alzheimer's",     "High Dose", 20.1435783154919,
                   84L,   1L,  "Alzheimer's",     "High Dose", 24.5181423081587,
                   82L,   0L,  "Alzheimer's",     "High Dose", 22.0474794356542,
                   79L,   1L,  "Alzheimer's",     "High Dose", 20.9370394175251,
                   80L,   1L,  "Alzheimer's",     "High Dose", 23.7036797518579,
                   81L,   1L,  "Alzheimer's",     "High Dose", 23.2207526718932,
                   85L,   0L,  "Alzheimer's",     "High Dose", 21.7754526003736,
                   81L,   0L,  "Alzheimer's",     "High Dose", 23.5285481767334,
                   83L,   1L,  "Alzheimer's",     "High Dose", 22.8067965813432,
                   79L,   0L,  "Alzheimer's",     "High Dose", 23.9102025999734,
                   81L,   1L,  "Alzheimer's",     "High Dose", 23.9974248306855,
                   84L,   1L,  "Alzheimer's",     "High Dose", 21.9506528272415,
                   81L,   1L,  "Alzheimer's",     "High Dose", 24.1246163982201,
                   82L,   0L,  "Alzheimer's",     "High Dose", 22.5020154257603,
                   79L,   0L,  "Alzheimer's",     "High Dose", 22.0254047149491,
                   83L,   1L,  "Alzheimer's",     "High Dose", 22.7346441142562,
                   79L,   0L,  "Alzheimer's",     "High Dose", 19.9851685854767,
                   83L,   1L,  "Alzheimer's",     "High Dose", 24.4865869647133,
                   79L,   0L,  "Alzheimer's",     "High Dose", 22.8131386640706,
                   81L,   1L,  "Alzheimer's",     "High Dose", 23.1131992298862,
                   81L,   1L,  "Alzheimer's",     "High Dose",  22.159878397199,
                   79L,   0L,  "Alzheimer's",     "High Dose", 23.9646926721858,
                   80L,   0L,  "Alzheimer's",     "High Dose", 22.9887402597278,
                   85L,   1L,  "Alzheimer's",     "High Dose", 22.7916354105696,
                   80L,   0L,  "Alzheimer's",     "High Dose", 24.0413327350697,
                   84L,   0L,  "Alzheimer's",     "High Dose", 25.2488739004596,
                   85L,   1L,  "Alzheimer's",     "High Dose", 24.2734813800062,
                   82L,   1L,  "Alzheimer's",     "High Dose", 22.4971790137055,
                   83L,   0L,  "Alzheimer's",     "High Dose", 22.3154143889808,
                   80L,   1L,  "Alzheimer's",     "High Dose", 22.5535626382008,
                   84L,   1L,  "Alzheimer's",     "High Dose", 22.5033468588792,
                   85L,   1L,  "Alzheimer's",     "High Dose", 24.6337581968484,
                   84L,   1L,  "Alzheimer's",     "High Dose",  21.098589829238,
                   81L,   1L,  "Alzheimer's",     "High Dose", 22.2466699931949,
                   84L,   1L,  "Alzheimer's",     "High Dose", 22.5481477707695,
                   84L,   0L,  "Alzheimer's",     "High Dose", 21.8147855214184,
                   81L,   1L,  "Alzheimer's",     "High Dose",  21.797092208659,
                   79L,   0L,  "Alzheimer's",     "High Dose", 23.7460925747776,
                   83L,   1L,  "Alzheimer's",     "High Dose",  22.360580331915,
                   82L,   0L,  "Alzheimer's",     "High Dose", 22.6790390653848,
                   85L,   1L,  "Alzheimer's",     "High Dose", 21.8840391074842,
                   84L,   0L,  "Alzheimer's",     "High Dose", 21.9379188030228,
                   84L,   0L,  "Alzheimer's",     "High Dose", 24.0960537539551,
                   85L,   1L,  "Alzheimer's",     "High Dose", 20.3405333993061,
                   83L,   0L,  "Alzheimer's",     "High Dose", 22.1309257274145,
                   85L,   0L,  "Alzheimer's",     "High Dose", 24.6071974928553,
                   80L,   0L,  "Alzheimer's",     "High Dose", 24.9885851336778,
                   80L,   1L,  "Alzheimer's",     "High Dose", 21.4208779516397,
                   84L,   1L,  "Alzheimer's",     "High Dose", 22.3772546987691,
                   84L,   0L,  "Alzheimer's",     "High Dose", 23.4319276840837,
                   83L,   0L,  "Alzheimer's",     "High Dose", 24.9388368655117,
                   79L,   1L,  "Alzheimer's",     "High Dose", 23.3499876539357,
                   83L,   0L,  "Alzheimer's",     "High Dose", 21.2913624667494,
                   84L,   0L,  "Alzheimer's",     "High Dose", 22.6713013025614,
                   82L,   0L,  "Alzheimer's",     "High Dose", 21.2393218766778,
                   80L,   1L,  "Alzheimer's",     "High Dose", 22.9986238343918,
                   84L,   0L,  "Alzheimer's",     "High Dose", 22.8075653604268,
                   84L,   1L,  "Alzheimer's",     "High Dose", 21.6333610919074,
                   81L,   1L,  "Alzheimer's",     "High Dose", 25.6258445631889,
                   81L,   1L,  "Alzheimer's",     "High Dose", 22.9565028249642,
                   84L,   1L,  "Alzheimer's",     "High Dose", 23.9894945277094,
                   83L,   1L,  "Alzheimer's",     "High Dose", 22.3224023225551,
                   82L,   1L,  "Alzheimer's",     "High Dose", 21.5562032854397,
                   79L,   0L,  "Alzheimer's",     "High Dose", 22.3762305005565,
                   85L,   0L,  "Alzheimer's",     "High Dose", 23.3836926528943,
                   80L,   1L,  "Alzheimer's",     "High Dose", 21.9166913214092,
                   84L,   0L,  "Alzheimer's",     "High Dose", 24.3922148088417,
                   85L,   0L,  "Alzheimer's",     "High Dose", 24.1704851301596,
                   84L,   0L,  "Alzheimer's",     "High Dose", 24.3854738859395,
                   81L,   0L,  "Alzheimer's",     "High Dose", 21.7397392700274,
                   81L,   0L,  "Alzheimer's",     "High Dose", 23.5727951614024,
                   82L,   0L,  "Alzheimer's",     "High Dose", 23.2748230661191,
                   80L,   1L,  "Alzheimer's",     "High Dose", 22.9889278683244,
                   79L,   1L,  "Alzheimer's",     "High Dose", 24.3644634774984,
                   84L,   1L,  "Alzheimer's",     "High Dose", 23.7178934863864,
                   79L,   1L,  "Alzheimer's",     "High Dose", 22.6671253989434,
                   85L,   1L,  "Alzheimer's",     "High Dose", 24.1331429686891,
                   84L,   0L,  "Alzheimer's",     "High Dose", 24.1939545348794,
                   82L,   1L,  "Alzheimer's",     "High Dose", 21.7390928013885,
                   79L,   1L,  "Alzheimer's",     "High Dose", 24.9244142482106,
                   82L,   1L,  "Alzheimer's",     "High Dose", 21.9376497548655
                  )
## ---- chunk 4
library(here)
dplyr::glimpse(raw_df)
## ---- chunk 5
ggplot(data = raw_df, aes(x = age)) + 
 geom_density(fill = "blue")
## ---- chunk 6
raw_df %>% summarize(
 min = min(age), 
 max = max(age))
## ---- chunk 7
range(raw_df$age)
## ---- chunk 8
table(raw_df$drug_treatment, raw_df$health_status)
## ---- chunk 9
raw_df %>% 
  group_by(drug_treatment, health_status) %>% 
  count()
## ---- chunk 10
ggplot(data = raw_df, # add the data
       aes(x = drug_treatment, y = mmse, # set x, y coordinates
           color = drug_treatment)) +    # color by treatment
  geom_boxplot() +
  facet_grid(~health_status) # create panes base on health status
## ---- chunk 11
dplyr::glimpse(raw_df)
## ---- chunk 12
sum_df <- raw_df %>% 
            mutate(
              sex = factor(sex, 
                  labels = c("Male", "Female")),
              drug_treatment =  factor(drug_treatment, 
                  levels = c("Placebo", "Low dose", "High Dose")),
              health_status = factor(health_status, 
                  levels = c("Healthy", "Alzheimer's"))
              )
glimpse(sum_df)
## ---- chunk 13
sum_df <- sum_df %>%   
  group_by(sex, health_status, drug_treatment) %>%  
  summarize(mmse_mean = mean(mmse),   
            mmse_se = sd(mmse)/sqrt(n()),
            n_samples = n()) %>%
  ungroup() # ungrouping variable is a good habit to prevent errors
## ---- chunk 14
ggplot(data = sum_df, # add the data
       aes(x = drug_treatment,  #set x, y coordinates
           y = mmse_mean,
           group = drug_treatment,  # group by treatment
           color = drug_treatment)) +    # color by treatment
  geom_point(size = 3) + 
  facet_grid(sex~health_status) # create facets by sex and status
## ---- chunk 15
stats_df <- raw_df %>% # start with data
   mutate(drug_treatment = factor(drug_treatment, 
             levels = c("Placebo", "Low dose", "High Dose")),
         sex = factor(sex, 
             labels = c("Male", "Female")),
         health_status = factor(health_status, 
             levels = c("Healthy", "Alzheimer's")))
glimpse(stats_df)
## ---- chunk 16
# this gives main effects AND interactions
ad_aov <- aov(mmse ~ sex * drug_treatment * health_status, 
        data = stats_df)
## ---- chunk 17
# look at effects and interactions
summary(ad_aov)
## ---- chunk 18
# call and save the pair.t.test
ad_pairwise <- pairwise.t.test(stats_df$mmse,    stats_df$sex:stats_df$drug_treatment:stats_df$health_status, 
p.adj = "none")
## ---- chunk 19
# tidy the post hoc
tidy_ad_pairwise <- broom::tidy(ad_pairwise)
# look at the comparisons and p-values
head(tidy_ad_pairwise)
## ---- chunk 20
kable(head(tidy(TukeyHSD(ad_aov, 
                              which = 'sex:drug_treatment:health_status')
                      )))
## ---- chunk 21
tribble(
  ~colA, ~colB,
  "a",   1,
  "b",   2,
  "c",   3
)
## ---- chunk 22
# make the dataframe with specific points of interest to add *
sig_df <- tribble(
  ~drug_treatment, ~ health_status, ~sex, ~mmse_mean,
  "Low dose", "Alzheimer's", "Male", 17,
  "High Dose", "Alzheimer's", "Male", 25,
  "Low dose", "Alzheimer's", "Female", 18, 
  "High Dose", "Alzheimer's", "Female", 24
  )
# convert the variables to factors again :)
sig_df <- sig_df %>% 
  mutate(drug_treatment = factor(drug_treatment, 
               levels = c("Placebo", "Low dose", "High Dose")),
         sex = factor(sex, 
               levels = c("Male", "Female")),
         health_status = factor(health_status, 
               levels = c("Healthy", "Alzheimer's")))
## ---- chunk 23
g1 <- ggplot(data = sum_df, 
       aes(x = drug_treatment, y = mmse_mean, fill = drug_treatment,  
           group = drug_treatment)) +
  geom_errorbar(aes(ymin = mmse_mean - mmse_se, 
                    ymax = mmse_mean + mmse_se), width = 0.5) +
  geom_bar(color = "black", stat = "identity", width = 0.7) +
  
  facet_grid(sex~health_status) +
  theme_bw() +
  scale_fill_manual(values = c("white", "grey", "black")) +
  theme(legend.position = "NULL",
        legend.title = element_blank(),
        axis.title = element_text(size = 20),
        legend.background = element_blank(),
        panel.grid.major = element_blank(), 
        panel.grid.minor = element_blank(),
        axis.text = element_text(size = 12)) +
  geom_text(data = sig_df, label = "*", size = 8) +
  labs(x = "\nDrug Treatment", 
       y = "Cognitive Function (MMSE)\n",
       caption = "\nFigure 1. Effect of novel drug treatment AD-x37 on cognitive function in healthy and demented elderly adults. \nn = 100/treatment group (total n = 600), * indicates significance at p < 0.001")
g1
## ---- chunk 24

library(ggridges)
stats_df %>% 
  group_by(sex, drug_treatment, health_status) %>% 
  mutate(median_line = median(mmse)) %>% 
  ggplot(aes(x = mmse, fill = drug_treatment)) +
  geom_density() +
  #stat_summary(fun.y = median, geom = "line", lwd = 2, aes(group = drug_treatment)) +
    geom_vline(aes(xintercept=median_line, color = drug_treatment)) +
  facet_grid(sex~health_status)
## ---- chunk 25
stats_df %>% 
  ggplot(aes(y = drug_treatment, x = mmse, fill = drug_treatment)) +
  geom_density_ridges(quantile_lines = TRUE, quantiles = 2) +
  facet_grid(sex~health_status)
